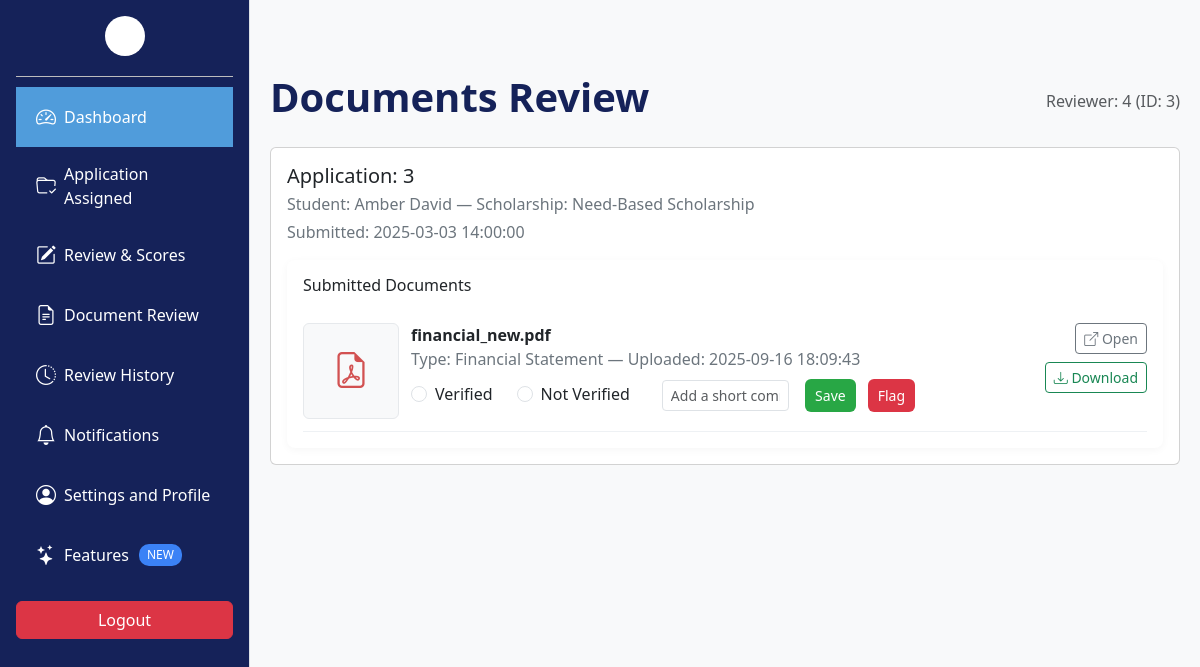
The app's page /reviewer/document.php (signed in) with its own data.
### tables this page shows
CREATE TABLE ReviewCommittee (
    reviewer_id INT PRIMARY KEY AUTO_INCREMENT,
    name VARCHAR(100) NOT NULL,
    email VARCHAR(100) NOT NULL UNIQUE,
    role ENUM('Senior Reviewer', 'Junior Reviewer') NOT NULL,
    user_id INT NOT NULL,
    FOREIGN KEY (user_id) REFERENCES Users(user_id) ON DELETE CASCADE
);

CREATE TABLE Applications (
    application_id INT PRIMARY KEY AUTO_INCREMENT,
    student_id INT NOT NULL,
    scholarship_id INT NOT NULL,
    submission_date TIMESTAMP DEFAULT CURRENT_TIMESTAMP,
    document_url VARCHAR(255) DEFAULT NULL,
    status ENUM('Submitted', 'Pending', 'Under Review', 'Approved', 'Accepted', 'Rejected', 'Needs More Info') DEFAULT 'Submitted',
    FOREIGN KEY (student_id) REFERENCES Students(student_id) ON DELETE CASCADE,
    FOREIGN KEY (scholarship_id) REFERENCES Scholarships(scholarship_id) ON DELETE CASCADE
);

CREATE TABLE Scholarships (
    scholarship_id INT PRIMARY KEY AUTO_INCREMENT,
    name VARCHAR(255) NOT NULL,
    amount DECIMAL(10,2) NOT NULL CHECK (amount > 0),
    gpa DECIMAL(3,1) DEFAULT NULL,
    other_criteria VARCHAR(255) DEFAULT NULL,
    application_start DATE DEFAULT NULL,
    application_end DATE NOT NULL,
    status ENUM('Open', 'Closed', 'Awarded') DEFAULT 'Open',
    created_at TIMESTAMP DEFAULT CURRENT_TIMESTAMP
);

CREATE TABLE Document (
    document_id INT PRIMARY KEY AUTO_INCREMENT,
    application_id INT NOT NULL,
    url VARCHAR(255) NOT NULL,
    type ENUM('Transcript', 'Recommendation Letter', 'Financial Statement', 'Other') NOT NULL,
    created_at TIMESTAMP DEFAULT CURRENT_TIMESTAMP,
    updated_at TIMESTAMP DEFAULT CURRENT_TIMESTAMP ON UPDATE CURRENT_TIMESTAMP,
    FOREIGN KEY (application_id) REFERENCES Applications(application_id) ON DELETE CASCADE
);

### reviewer/document.php (the view, shortened to what this page needs)
<?php
include "../Database/db.php";
function h($s){ return htmlspecialchars($s, ENT_QUOTES, 'UTF-8'); }
$session_user_id = $_SESSION['user_id'] ?? 4;
$reviewer_id = null;
if ($conn) {
    $stmt = $conn->prepare("SELECT reviewer_id FROM ReviewCommittee WHERE user_id = ? LIMIT 1");
    if ($stmt) {
        $stmt->bind_param("i", $session_user_id);
        $stmt->execute();
        $res = $stmt->get_result();
        if ($res && $row = $res->fetch_assoc()) {
            $reviewer_id = (int)$row['reviewer_id'];
        }
    }
}
if ($conn) {
    $createSql = "
    CREATE TABLE IF NOT EXISTS DocumentReviews (
      id INT AUTO_INCREMENT PRIMARY KEY,
      document_id INT NOT NULL,
      reviewer_id INT NOT NULL,
      status ENUM('Verified','Not Verified') DEFAULT NULL,
      comment TEXT DEFAULT NULL,
      flagged TINYINT(1) DEFAULT 0,
      reviewed_at TIMESTAMP DEFAULT CURRENT_TIMESTAMP ON UPDATE CURRENT_TIMESTAMP,
      CONSTRAINT fk_docrev_document FOREIGN KEY (document_id) REFERENCES Document(document_id) ON DELETE CASCADE,
      CONSTRAINT fk_docrev_reviewer FOREIGN KEY (reviewer_id) REFERENCES ReviewCommittee(reviewer_id) ON DELETE CASCADE
    ) ENGINE=InnoDB;
    ";
    $conn->query($createSql);
}
$applications = [];
if ($conn && $reviewer_id) {
    $sql = "
      SELECT DISTINCT a.application_id, a.submission_date, s.student_id, s.first_name, s.last_name, sc.name AS scholarship_name
      FROM Applications a
      JOIN Reviews r ON r.application_id = a.application_id
      JOIN Students s ON a.student_id = s.student_id
      LEFT JOIN Scholarships sc ON a.scholarship_id = sc.scholarship_id
      WHERE r.reviewer_id = ?
      ORDER BY a.submission_date DESC
    ";
    $stmt = $conn->prepare($sql);
    if ($stmt) {
        $stmt->bind_param("i", $reviewer_id);
        $stmt->execute();
        $res = $stmt->get_result();
        while ($row = $res->fetch_assoc()) {
            $row['student_name'] = trim($row['first_name'] . ' ' . $row['last_name']);
            $applications[$row['application_id']] = $row;
        }
    }
}
$application_documents = [];
if ($conn && !empty($applications)) {
    $docStmt = $conn->prepare("SELECT d.document_id, d.application_id, d.url, d.type, d.created_at, dr.status AS review_status, dr.comment AS review_comment, dr.flagged
        FROM Document d
        LEFT JOIN DocumentReviews dr ON d.document_id = dr.document_id AND dr.reviewer_id = ?
        WHERE d.application_id = ?
        ORDER BY d.created_at DESC");
    if ($docStmt) {
        foreach ($applications as $appId => $app) {
            $docStmt->bind_param("ii", $reviewer_id, $appId);
            $docStmt->execute();
            $res = $docStmt->get_result();
            $docs = [];
            while ($d = $res->fetch_assoc()) $docs[] = $d;
            $application_documents[$appId] = $docs;
        }
    }
}
?>
<!DOCTYPE html>
<html lang="en">
<head>
  <link href="https://cdn.jsdelivr.net/npm/bootstrap@5.3.3/dist/css/bootstrap.min.css" rel="stylesheet"/>
  <link href="https://cdn.jsdelivr.net/npm/bootstrap-icons@1.10.5/font/bootstrap-icons.css" rel="stylesheet"/>
</head>
<body>
<?php include 'sidebar.php'; ?>
<div class="main-content">
  <div class="page-header">
    <h1>Documents Review</h1>
    <div class="text-muted">Reviewer: <?= h($session_user_id) ?> <?= $reviewer_id ? '(ID: ' . h($reviewer_id) . ')' : '' ?></div>
  </div>
  <?php if (!$reviewer_id): ?>
    <div class="alert alert-warning">No reviewer profile found for your user. You must be registered as a reviewer to review documents.</div>
  <?php elseif (empty($applications)): ?>
    <div class="alert alert-info">No applications assigned to you yet.</div>
  <?php else: ?>
    <?php foreach ($applications as $appId => $app): ?>
      <div class="card card-app">
        <div class="card-body">
          <div class="d-flex justify-content-between align-items-start">
            <div>
              <h5 class="card-title mb-1">Application: <?= h($appId) ?></h5>
              <div class="muted mb-1">Student: <?= h($app['student_name']) ?> — Scholarship: <?= h($app['scholarship_name'] ?? '-') ?></div>
              <div class="muted">Submitted: <?= h($app['submission_date']) ?></div>
            </div>
          </div>
          <div class="documents-section mt-3">
            <h6 class="mb-3">Submitted Documents</h6>
            <?php
            $docs = $application_documents[$appId] ?? [];
            if (empty($docs)): ?>
              <div class="text-muted">No documents uploaded for this application.</div>
            <?php else: ?>
              <?php foreach ($docs as $d):
                $ext = strtolower(pathinfo($d['url'], PATHINFO_EXTENSION));
                $isImg = in_array($ext, ['jpg','jpeg','png','gif','webp']);
                $isPdf = $ext === 'pdf';
                $thumb = $isImg ? $d['url'] : null;
                $fileName = basename($d['url']);
                $review_status = $d['review_status'] ?? null;
                $review_comment = $d['review_comment'] ?? '';
                ?>
                <div class="document-item">
                  <div class="doc-thumb" onclick="openPreview('<?= h($d['url']) ?>')">
                    <?php if ($isImg): ?>
                      <img src="<?= h($thumb) ?>" alt="" style="max-width:96px; max-height:96px; border-radius:6px;">
                    <?php elseif ($isPdf): ?>
                      <i class="bi bi-file-earmark-pdf" style="font-size:36px; color:#d25151;"></i>
                    <?php else: ?>
                      <i class="bi bi-file-earmark" style="font-size:32px; color:#6c757d;"></i>
                    <?php endif; ?>
                  </div>
                  <div class="doc-info">
                    <div style="display:flex; justify-content:space-between; gap:12px;">
                      <div>
                        <strong><?= h($fileName) ?></strong>
                        <div class="muted">Type: <?= h($d['type']) ?> — Uploaded: <?= h($d['created_at']) ?></div>
                      </div>
                    </div>
                    <div class="mt-2">
                      <form method="POST" class="form-inline">
                        <div class="form-check form-check-inline">
                          <input class="form-check-input" type="radio" id="v<?= $d['document_id'] ?>1" name="status" value="Verified" <?= $review_status === 'Verified' ? 'checked' : '' ?>>
                          <label class="form-check-label" for="v<?= $d['document_id'] ?>1">Verified</label>
                        </div>
                        <div class="form-check form-check-inline">
                          <input class="form-check-input" type="radio" id="v<?= $d['document_id'] ?>2" name="status" value="Not Verified" <?= $review_status === 'Not Verified' ? 'checked' : '' ?>>
                          <label class="form-check-label" for="v<?= $d['document_id'] ?>2">Not Verified</label>
                        </div>
                        <div style="flex:1; margin-left:8px;">
                          <input type="text" name="comment" class="form-control form-control-sm" placeholder="Add a short comment" value="<?= h($review_comment) ?>">
                        </div>
                        <div style="display:flex; gap:6px; margin-left:8px;">
                          <button type="submit" class="btn btn-verify btn-sm">Save</button>
                      </form>
                      <form method="POST" style="display:inline-block; margin-left:6px;">
                        <button type="submit" class="btn btn-flag btn-sm" title="Flag as suspicious">Flag</button>
                      </form>
                        </div>
                    </div>
                  </div>
                  <div class="doc-actions">
                    <a href="<?= h($d['url']) ?>" target="_blank" class="btn btn-outline-secondary btn-sm"><i class="bi bi-box-arrow-up-right"></i> Open</a>
                    <a href="<?= h($d['url']) ?>" download class="btn btn-outline-success btn-sm"><i class="bi bi-download"></i> Download</a>
                  </div>
                </div>
              <?php endforeach; ?>
            <?php endif; ?>
          </div>
        </div>
      </div>
    <?php endforeach; ?>
  <?php endif; ?>
</body>
</html>

### reviewer/document.php (style rules this page uses)
body { background:#f8f9fa; }
.main-content { min-height:100vh; padding:22px; }
.page-header { display:flex; justify-content:space-between; align-items:center; margin-bottom:18px; }
.page-header h1 { color:#152259; font-weight:700; }
.card-app { margin-bottom:18px; }
.documents-section { background:#fff; border-radius:8px; padding:16px; box-shadow:0 2px 8px rgba(0,0,0,0.04); }
.document-item { border-bottom:1px solid #eef1f4; padding:12px 0; display:flex; gap:12px; align-items:flex-start; }
.doc-thumb { width:96px; height:96px; object-fit:cover; border-radius:6px; border:1px solid #e6e9ec; display:flex; align-items:center; justify-content:center; background:#f8f9fa; }
.doc-info { flex:1; }
.doc-actions { min-width:220px; display:flex; flex-direction:column; gap:8px; align-items:flex-end; }
.btn-verify { background:#28a745; color:#fff; border:none; padding:6px 10px; border-radius:6px; }
.btn-flag { background:#dc3545; color:#fff; border:none; padding:6px 10px; border-radius:6px; }
.muted { color:#6c757d; }
.form-inline { display:flex; gap:8px; align-items:center; flex-wrap:wrap; }

### reviewer/sidebar.php (style rules this page uses)
.main-content { margin-left: 250px; padding: 20px; }

### records on screen
reviewcommittee: reviewer_id "3"
applications: appId "3", student_name "Amber David", scholarship.name "Need-Based Scholarship", submission_date "2025-03-03 14:00:00"
document: url "financial_new.pdf", type "Financial Statement", created_at "2025-09-16 18:09:43"

### other values on screen
$session_user_id "4"
